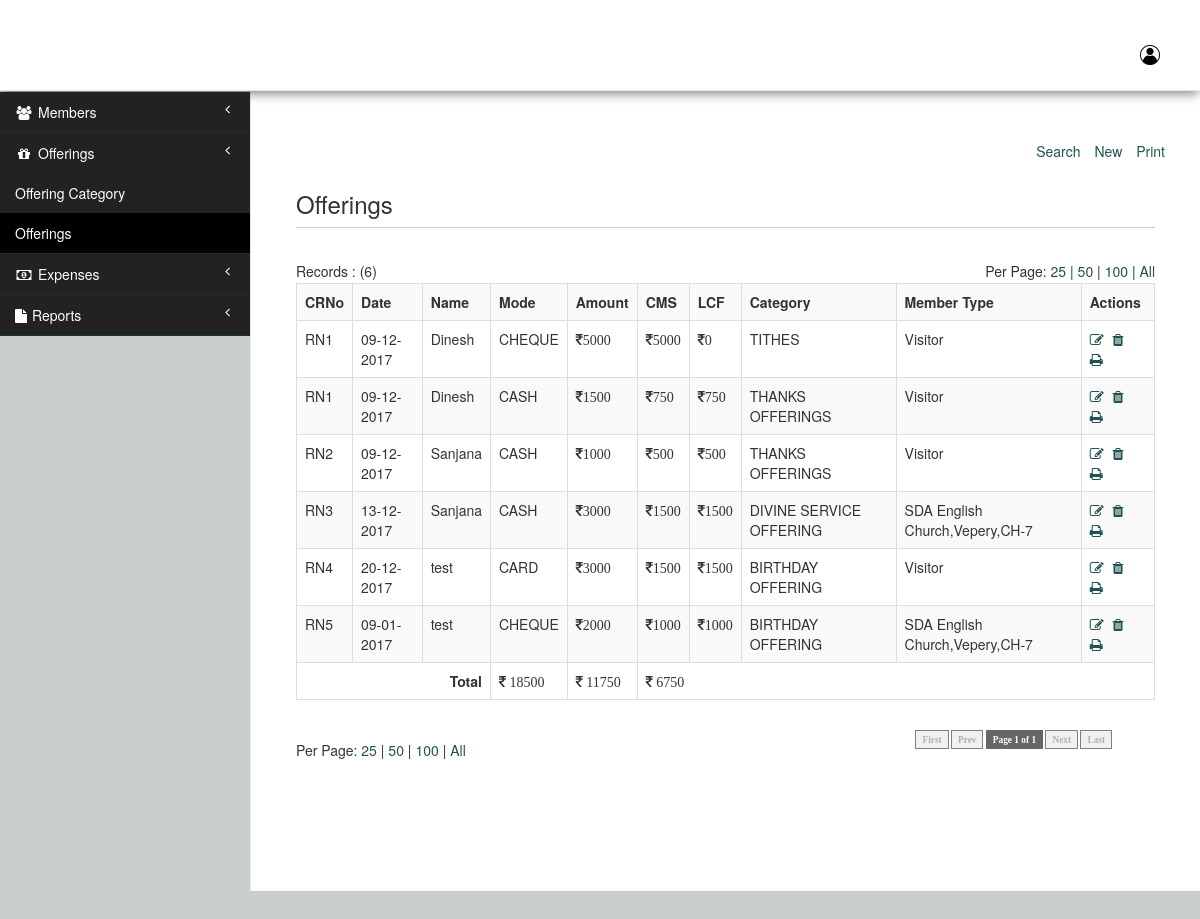
/bc/07062021/offeringsList.php (signed in), run on the app's committed database.
### tables this page shows
CREATE TABLE IF NOT EXISTS `offerings` (
  `id` int(11) NOT NULL AUTO_INCREMENT,
  `receipt_no` varchar(10) NOT NULL,
  `offer_date` int(11) NOT NULL,
  `name` varchar(100) NOT NULL,
  `email` varchar(100) NOT NULL,
  `age` int(5) DEFAULT NULL,
  `mtype` int(1) NOT NULL,
  `gender` varchar(1) NOT NULL,
  `mobile` bigint(20) NOT NULL,
  `address` text NOT NULL,
  `amount` int(11) NOT NULL,
  `mof` varchar(10) NOT NULL,
  `cheque_no` varchar(10) DEFAULT NULL,
  `cms_share` float(8,2) NOT NULL,
  `chruch_share` float(8,2) NOT NULL,
  `cat_id` int(5) NOT NULL,
  `created_at` int(11) NOT NULL,
  `created_by` int(5) NOT NULL,
  `updated_at` int(11) NOT NULL,
  `updated_by` int(5) NOT NULL,
  `active` int(11) NOT NULL DEFAULT '1',
  `cid` int(11) NOT NULL,
  PRIMARY KEY (`id`)
);

CREATE TABLE IF NOT EXISTS `offerings_category` (
  `id` int(11) NOT NULL AUTO_INCREMENT,
  `category` varchar(100) NOT NULL,
  `cms_share` varchar(5) NOT NULL,
  `church_share` varchar(5) NOT NULL,
  `active` int(1) NOT NULL DEFAULT '1',
  `created_at` int(11) NOT NULL,
  `created_by` int(11) NOT NULL,
  `updated_at` int(11) DEFAULT NULL,
  `updated_by` int(11) DEFAULT NULL,
  `cid` int(11) NOT NULL,
  PRIMARY KEY (`id`)
);

### bc/07062021/offeringsList.php (the view, shortened to what this page needs)
<?php
    require_once('includes/header.php');
    require_once('includes/config.php');
    require_once("includes/pagination.php");
    $data = '';
    $cond = '';
    $query = "SELECT * FROM offerings o where o.cid=". $_SESSION['cid']." and o.active=1". $cond;
    $result = mysqli_query($con,$query);
    $total_items = mysqli_num_rows($result);
    $limit = (isset($_GET["limit"])) ? $_GET["limit"] : 25;
    $page = (isset($_GET["page"]))? $_GET["page"] : 1;
    if( $limit == 'all' ) {
        $total_category = ceil($total_items / $total_items);
    }
    else {
        $total_category = ceil($total_items / $limit);
    }
    $set_limit = (($page*$limit)-$limit);
    $reload = $_SERVER['PHP_SELF'] . "?limit=" .$limit.$data;
?>
    <div id="wrapper">
        <?php require_once('includes/menu.php'); ?>
        <div id="page-wrapper">
            <div class="row">
                <div class="col-lg-12">
                    <br/>
                    <ul class="list-inline pull-right bbottom noprint">
                        <li>
                            <a href="javascript:void(0);" data-toggle="collapse" data-target="#pSearch">Search</a>
                        </li>
                        <li>
                            <a href="newOffering.php">New</a>
                        </li>
                        <li><a href="javascript:void(0);" class="print_link" data-pid="1">Print</a></li>
                    </ul>
                </div>
                <div class="col-lg-12">
                    <section id="content" style="border-bottom:none;">
                    <article id="cleft">
                    <div class="col-lg-12">
                        <h3>Offerings</h3>
                        <table width="100%" cellpadding="0" class="noprint" cellspacing="0" border="0">
                            <?php
                                $limit_data = "";
                                if( $limit !='all') {
                                    $limit_data .= " LIMIT $set_limit, $limit";
                                }
                                $fquery = "SELECT o.id,o.offer_date,o.receipt_no,o.name,o.amount,o.mof,o.cms_share,o.chruch_share,o.mobile,oc.category,o.mtype from offerings o, offerings_category oc where o.active = 1 and oc.id=o.cat_id and o.cid=".$_SESSION['cid']." $cond $limit_data";
                                $fresult = mysqli_query($con,$fquery);
                                if( $total_items>0 ) { ?>
                                <tr height="25" valign="middle">
                                    <td>Records : (<?php echo $total_items;?>)</td>
                                    <td colspan="4" align="right">
                                        <?php echo("Per Page:
                                            <a href=$reload?limit=25&page=1>25</a> |
                                            <a href=$reload?limit=50&page=1>50</a> |
                                            <a href=$reload?limit=100&page=1>100</a> |
                                            <a href=$reload?limit=all&page=1>All</a><br/>
                                        ");
                                        ?>
                                    </td>
                                </tr>
                        </table>
                        <table class="table table-striped table-bordered table-hover">
                            <tr>
                                <th> CRNo</th>
                                <th> Date</th>
                                <th> Name</th>
                                <th> Mode </th>
                                <th> Amount </th>
                                <th> CMS </th>
                                <th> LCF </th>
                                <th> Category </th>
                                <th> Member Type </th>
                                <th> Actions </th>
                            </tr>
                        <?php while( $row = mysqli_fetch_assoc($fresult)){
                            $receipt  = $row['receipt_no'];
                            $id       = $row['id'];
                            $name     = $row['name'];
                            $amount   = $row['amount'];
                            $mode     = $row['mof'];
                            $cmshare  = $row['cms_share'];
                            $crshare  = $row['chruch_share'];
                            $cat      = $row['category'];
                            $mtype    = $row['mtype'];
                            $date     = date( 'd-m-Y', $row['offer_date'] );
                        ?>
                            <tr>
                                <td>
                                    <span><?php echo $receipt; ?> </span>
                                </td>
                                <td>
                                    <span><?php echo $date; ?> </span>
                                </td>
                                <td>
                                    <span><?php echo $name; ?> </span>
                                </td>
                                <td>
                                    <span class="uppercase"><?php echo $mode;?> </span>
                                </td>
                                <td>
                                    <span class="fa fa-inr"><?php echo $amount;?> </span>
                                </td>
                                <td>
                                    <span class="fa fa-inr"><?php echo intVal($cmshare);?> </span>
                                </td>
                                <td>
                                    <span class="fa fa-inr"><?php echo intVal($crshare);?> </span>
                                </td>
                                <td>
                                    <span class="uppercase"><?php echo $cat; ?> </span>
                                </td>
                                <td>
                                    <span><?php if( $mtype == '1') { echo 'SDA English Church,Vepery,CH-7'; } else{ echo 'Visitor'; } ?> </span>
                                </td>
                                <td>
                                    <span class="icons"><a href="editOffering.php?id=<?php echo $id;?>" id="<?php echo $id;?>"><i class="fa fa-edit"></i></a></span>
                                    <span class="icons"><a href="javascript:void(0);"  id="<?php echo $id;?>" data-id="<?php echo $id;?>" class="deleteOffering"><i class="fa fa-trash"></i></a></span>
                                    <span class="icons"><a href="offerReceiptPreview.php?id=<?php echo $receipt;?>" id="<?php echo $receipt;?>"><i class="fa fa-print"></i></a></span>
                                </td>
                            </tr>
                        <?php } ?>
                        <?php } else{
                            echo '<span class="success center col-md-12"> No Data found! </sapn>';
                        }
                        ?>
                        <?php
                            if( $total_items>0 ) {
                            $tquery = "SELECT sum(o.amount) amt, sum(o.cms_share) cshare, sum(o.chruch_share) sshare from offerings o where o.active = 1 $cond $limit_data";
                            $tresult = mysqli_query($con,$tquery);
                            $rows = mysqli_fetch_assoc($tresult);
                        ?>
                            <tr>
                                <td align="right" colspan="3"><span class="fcolor">Total</span></td>
                                <td><span class="fa fa-inr"> <?php echo $rows['amt'];?></span></td>
                                <td><span class="fa fa-inr"> <?php echo intVal($rows['cshare']);?></span></td>
                                <td colspan="5"><span class="fa fa-inr"> <?php echo intVal($rows['sshare']);?></span></td>
                            </tr>
                        <?php } ?>
                        </table>
                        <table width="95%" border="0" cellspacing="0" cellpadding="0" class="noprint"  border="0">
                            <tr>
                            <td height="25">
                                <?php
                                    echo("<br/>Per Page:
                                    <a href=$reload?limit=25&page=1>25</a> |
                                    <a href=$reload?limit=50&page=1>50</a> |
                                    <a href=$reload?limit=100&page=1>100</a> |
                                    <a href=$reload?limit=all&page=1>All</a><br/>
                                    ");
                                ?>
                            </td>
                            <td align="right">
                                <?php echo paginate_one( $reload, $page, $total_category ); ?>
                            </td>
                            </tr>
                        </table>
                    </div>
                    </article>
                </section>
                </div>
            </div>
            </div>
        </div>
<?php require_once('includes/footer.php'); ?>

### data on the page
offerings: receipt_no "RN1", offer_date "09-12-2017", name "Dinesh", mof "CHEQUE", amount "5000", cms_share "5000", chruch_share "0", offerings_category.category "TITHES", mtype "Visitor"
offerings: receipt_no "RN1", offer_date "09-12-2017", name "Dinesh", mof "CASH", amount "1500", cms_share "750", chruch_share "750", offerings_category.category "THANKS OFFERINGS", mtype "Visitor"
offerings: receipt_no "RN2", offer_date "09-12-2017", name "Sanjana", mof "CASH", amount "1000", cms_share "500", chruch_share "500", offerings_category.category "THANKS OFFERINGS", mtype "Visitor"
offerings: receipt_no "RN3", offer_date "13-12-2017", name "Sanjana", mof "CASH", amount "3000", cms_share "1500", chruch_share "1500", offerings_category.category "DIVINE SERVICE OFFERING", mtype "SDA English Church,Vepery,CH-7"
offerings: receipt_no "RN4", offer_date "20-12-2017", name "test", mof "CARD", amount "3000", cms_share "1500", chruch_share "1500", offerings_category.category "BIRTHDAY OFFERING", mtype "Visitor"
offerings: receipt_no "RN5", offer_date "09-01-2017", name "test", mof "CHEQUE", amount "2000", cms_share "1000", chruch_share "1000", offerings_category.category "BIRTHDAY OFFERING", mtype "SDA English Church,Vepery,CH-7"

### other printed values
$total_items "6"
$rows['amt'] "18500"
$rows['cshare'] "11750"
$rows['sshare'] "6750"
$firstlabel "First"
$prevlabel "Prev"
$page "1"
$tpages "1"
$nextlabel "Next"
$lastlabel "Last"
